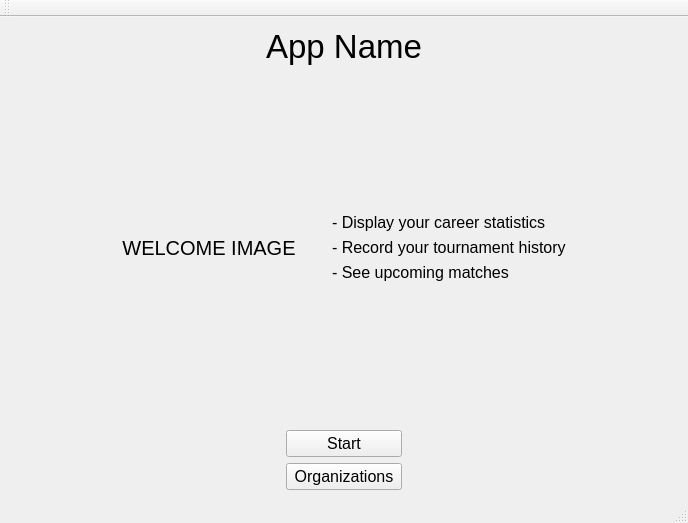
<?xml version="1.0" encoding="UTF-8"?>
<ui version="4.0">
 <class>MasterTennisAppClass</class>
 <widget class="QMainWindow" name="MasterTennisAppClass">
  <property name="geometry">
   <rect>
    <x>0</x>
    <y>0</y>
    <width>688</width>
    <height>523</height>
   </rect>
  </property>
  <property name="windowTitle">
   <string/>
  </property>
  <widget class="QWidget" name="centralWidget">
   <layout class="QGridLayout" name="gridLayout">
    <item row="0" column="0">
     <layout class="QVBoxLayout" name="verticalLayout_5">
      <item>
       <layout class="QVBoxLayout" name="verticalLayout_3">
        <item>
         <widget class="QLabel" name="label_WelcomeText">
          <property name="font">
           <font>
            <pointsize>25</pointsize>
           </font>
          </property>
          <property name="text">
           <string>App Name</string>
          </property>
          <property name="alignment">
           <set>Qt::AlignmentFlag::AlignCenter</set>
          </property>
         </widget>
        </item>
        <item>
         <layout class="QHBoxLayout" name="horizontalLayout">
          <item>
           <spacer name="horizontalSpacer_3">
            <property name="orientation">
             <enum>Qt::Orientation::Horizontal</enum>
            </property>
            <property name="sizeHint" stdset="0">
             <size>
              <width>40</width>
              <height>20</height>
             </size>
            </property>
           </spacer>
          </item>
          <item>
           <widget class="QLabel" name="label_LoginPic">
            <property name="font">
             <font>
              <pointsize>15</pointsize>
              <italic>false</italic>
             </font>
            </property>
            <property name="text">
             <string>WELCOME IMAGE</string>
            </property>
            <property name="scaledContents">
             <bool>false</bool>
            </property>
            <property name="alignment">
             <set>Qt::AlignmentFlag::AlignCenter</set>
            </property>
           </widget>
          </item>
          <item>
           <layout class="QVBoxLayout" name="verticalLayout">
            <item>
             <spacer name="verticalSpacer">
              <property name="orientation">
               <enum>Qt::Orientation::Vertical</enum>
              </property>
              <property name="sizeHint" stdset="0">
               <size>
                <width>20</width>
                <height>40</height>
               </size>
              </property>
             </spacer>
            </item>
            <item>
             <layout class="QVBoxLayout" name="verticalLayout_2">
              <property name="leftMargin">
               <number>30</number>
              </property>
              <item>
               <widget class="QLabel" name="label_Intro2">
                <property name="font">
                 <font>
                  <pointsize>12</pointsize>
                 </font>
                </property>
                <property name="text">
                 <string>- Display your career statistics</string>
                </property>
               </widget>
              </item>
              <item>
               <widget class="QLabel" name="label_Intro1">
                <property name="font">
                 <font>
                  <pointsize>12</pointsize>
                 </font>
                </property>
                <property name="text">
                 <string>- Record your tournament history</string>
                </property>
               </widget>
              </item>
              <item>
               <widget class="QLabel" name="label_Intro3">
                <property name="font">
                 <font>
                  <pointsize>12</pointsize>
                 </font>
                </property>
                <property name="text">
                 <string>- See upcoming matches</string>
                </property>
               </widget>
              </item>
             </layout>
            </item>
            <item>
             <spacer name="verticalSpacer_2">
              <property name="orientation">
               <enum>Qt::Orientation::Vertical</enum>
              </property>
              <property name="sizeHint" stdset="0">
               <size>
                <width>20</width>
                <height>40</height>
               </size>
              </property>
             </spacer>
            </item>
           </layout>
          </item>
          <item>
           <spacer name="horizontalSpacer_4">
            <property name="orientation">
             <enum>Qt::Orientation::Horizontal</enum>
            </property>
            <property name="sizeHint" stdset="0">
             <size>
              <width>40</width>
              <height>20</height>
             </size>
            </property>
           </spacer>
          </item>
         </layout>
        </item>
       </layout>
      </item>
      <item>
       <layout class="QHBoxLayout" name="horizontalLayout_2">
        <item>
         <spacer name="horizontalSpacer">
          <property name="orientation">
           <enum>Qt::Orientation::Horizontal</enum>
          </property>
          <property name="sizeHint" stdset="0">
           <size>
            <width>40</width>
            <height>20</height>
           </size>
          </property>
         </spacer>
        </item>
        <item>
         <layout class="QVBoxLayout" name="verticalLayout_4">
          <item>
           <widget class="QPushButton" name="StartButton">
            <property name="font">
             <font>
              <pointsize>12</pointsize>
             </font>
            </property>
            <property name="text">
             <string>Start</string>
            </property>
           </widget>
          </item>
          <item>
           <widget class="QPushButton" name="OrganizationsButton">
            <property name="font">
             <font>
              <pointsize>12</pointsize>
             </font>
            </property>
            <property name="text">
             <string> Organizations </string>
            </property>
            <property name="iconSize">
             <size>
              <width>32</width>
              <height>32</height>
             </size>
            </property>
           </widget>
          </item>
         </layout>
        </item>
        <item>
         <spacer name="horizontalSpacer_2">
          <property name="orientation">
           <enum>Qt::Orientation::Horizontal</enum>
          </property>
          <property name="sizeHint" stdset="0">
           <size>
            <width>40</width>
            <height>20</height>
           </size>
          </property>
         </spacer>
        </item>
       </layout>
      </item>
     </layout>
    </item>
   </layout>
  </widget>
  <widget class="QMenuBar" name="menuBar">
   <property name="geometry">
    <rect>
     <x>0</x>
     <y>0</y>
     <width>688</width>
     <height>33</height>
    </rect>
   </property>
  </widget>
  <widget class="QToolBar" name="mainToolBar">
   <attribute name="toolBarArea">
    <enum>TopToolBarArea</enum>
   </attribute>
   <attribute name="toolBarBreak">
    <bool>false</bool>
   </attribute>
  </widget>
  <widget class="QStatusBar" name="statusBar"/>
 </widget>
 <layoutdefault spacing="6" margin="11"/>
 <resources>
  <include location="MasterTennisApp.qrc"/>
 </resources>
 <connections/>
</ui>
